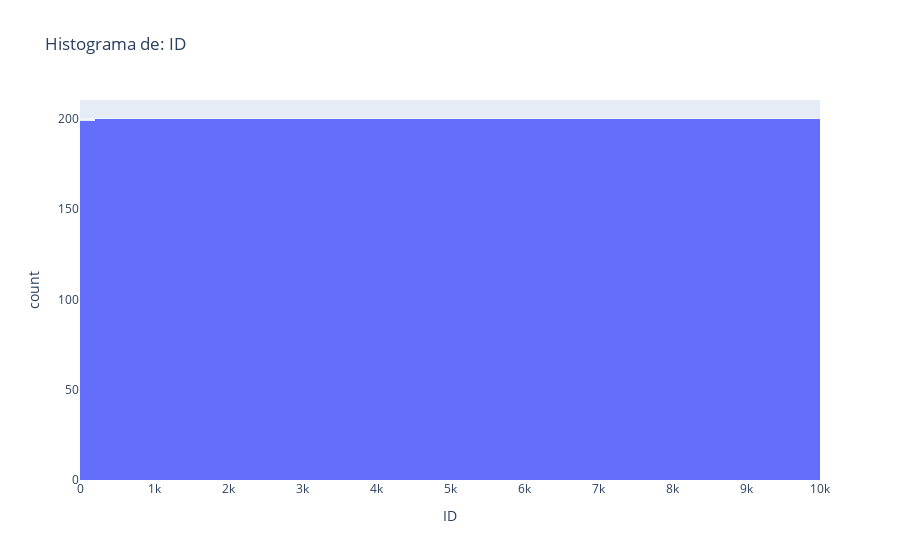
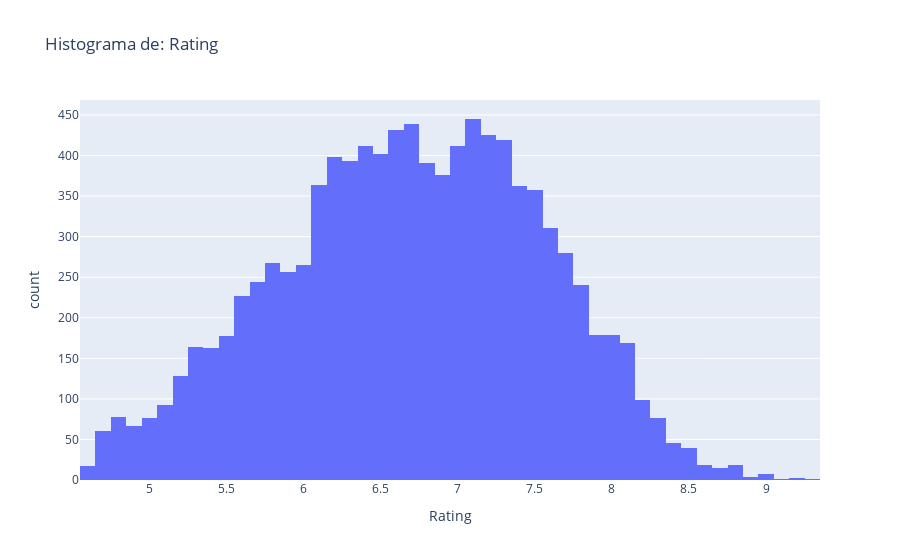
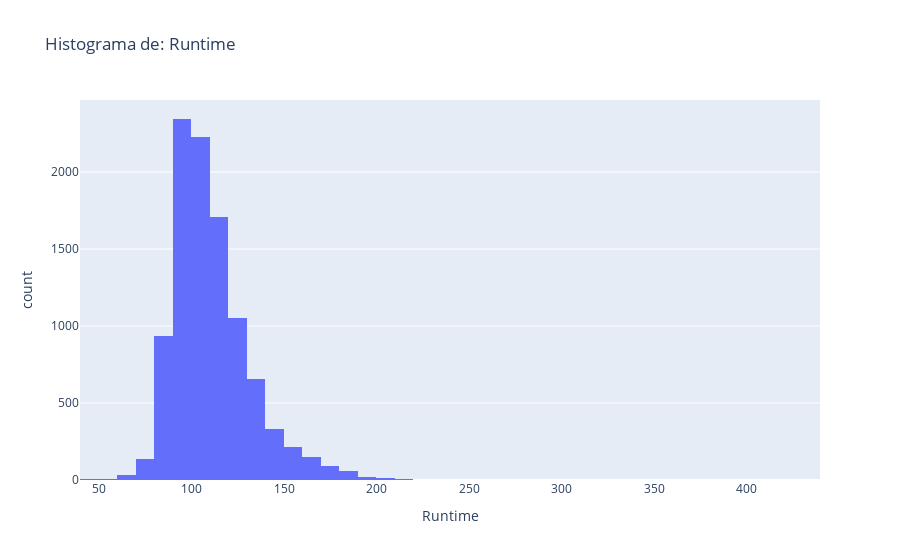
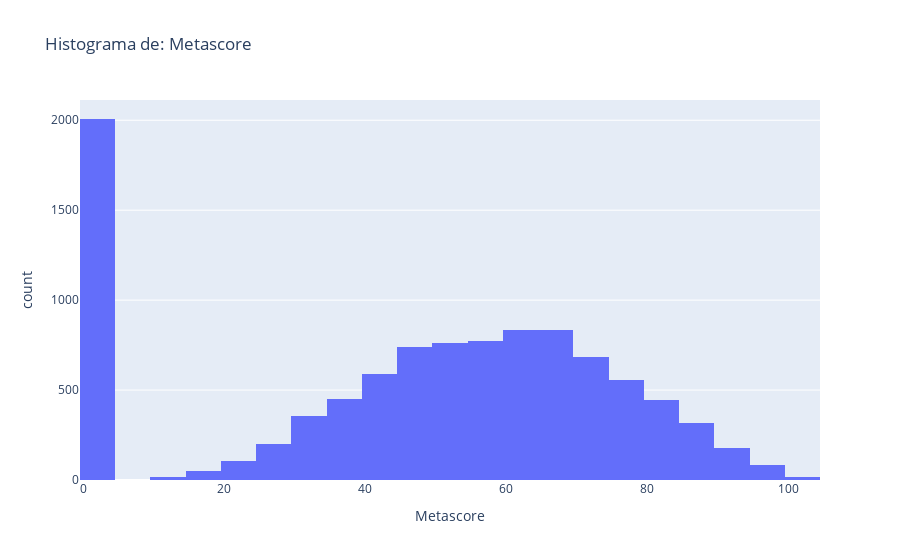

The cell these charts' notebook holds for them, in order:
### Code cell
# Select only numeric columns
numeric_columns = nuevo_dataset.select_dtypes(include='number').columns

# Create histograms for each numeric column
for column in numeric_columns:
    fig = px.histogram(nuevo_dataset, x=column, title=f'Histograma de: {column}', nbins=50)
    fig.show()

### Figure 1 — Plotly figure (JSON) as saved in the notebook; plotly's stock layout.template omitted (floating-point values rounded to 4 significant figures; data arrays with more than 128 entries replaced by an {"elided": "..."} marker saying what was removed)
{"data": [{"alignmentgroup": "True", "bingroup": "x", "hovertemplate": "ID=%{x}<br>count=%{y}<extra></extra>", "legendgroup": "", "marker": {"color": "#636efa", "pattern": {"shape": ""}}, "name": "", "nbinsx": 50, "offsetgroup": "", "orientation": "v", "showlegend": false, "type": "histogram", "x": {"elided": "9999 int values"}, "xaxis": "x", "yaxis": "y"}], "layout": {"barmode": "relative", "legend": {"tracegroupgap": 0}, "title": {"text": "Histograma de: ID"}, "xaxis": {"anchor": "y", "domain": [0, 1], "title": {"text": "ID"}}, "yaxis": {"anchor": "x", "domain": [0, 1], "title": {"text": "count"}}}}

### Figure 2 — Plotly figure (JSON) as saved in the notebook; plotly's stock layout.template omitted (floating-point values rounded to 4 significant figures; data arrays with more than 128 entries replaced by an {"elided": "..."} marker saying what was removed)
{"data": [{"alignmentgroup": "True", "bingroup": "x", "hovertemplate": "Rating=%{x}<br>count=%{y}<extra></extra>", "legendgroup": "", "marker": {"color": "#636efa", "pattern": {"shape": ""}}, "name": "", "nbinsx": 50, "offsetgroup": "", "orientation": "v", "showlegend": false, "type": "histogram", "x": {"elided": "9999 float values"}, "xaxis": "x", "yaxis": "y"}], "layout": {"barmode": "relative", "legend": {"tracegroupgap": 0}, "title": {"text": "Histograma de: Rating"}, "xaxis": {"anchor": "y", "domain": [0, 1], "title": {"text": "Rating"}}, "yaxis": {"anchor": "x", "domain": [0, 1], "title": {"text": "count"}}}}

### Figure 3 — Plotly figure (JSON) as saved in the notebook; plotly's stock layout.template omitted (floating-point values rounded to 4 significant figures; data arrays with more than 128 entries replaced by an {"elided": "..."} marker saying what was removed)
{"data": [{"alignmentgroup": "True", "bingroup": "x", "hovertemplate": "Runtime=%{x}<br>count=%{y}<extra></extra>", "legendgroup": "", "marker": {"color": "#636efa", "pattern": {"shape": ""}}, "name": "", "nbinsx": 50, "offsetgroup": "", "orientation": "v", "showlegend": false, "type": "histogram", "x": {"elided": "9999 int values"}, "xaxis": "x", "yaxis": "y"}], "layout": {"barmode": "relative", "legend": {"tracegroupgap": 0}, "title": {"text": "Histograma de: Runtime"}, "xaxis": {"anchor": "y", "domain": [0, 1], "title": {"text": "Runtime"}}, "yaxis": {"anchor": "x", "domain": [0, 1], "title": {"text": "count"}}}}

### Figure 4 — Plotly figure (JSON) as saved in the notebook; plotly's stock layout.template omitted (floating-point values rounded to 4 significant figures; data arrays with more than 128 entries replaced by an {"elided": "..."} marker saying what was removed)
{"data": [{"alignmentgroup": "True", "bingroup": "x", "hovertemplate": "Metascore=%{x}<br>count=%{y}<extra></extra>", "legendgroup": "", "marker": {"color": "#636efa", "pattern": {"shape": ""}}, "name": "", "nbinsx": 50, "offsetgroup": "", "orientation": "v", "showlegend": false, "type": "histogram", "x": {"elided": "9999 int values"}, "xaxis": "x", "yaxis": "y"}], "layout": {"barmode": "relative", "legend": {"tracegroupgap": 0}, "title": {"text": "Histograma de: Metascore"}, "xaxis": {"anchor": "y", "domain": [0, 1], "title": {"text": "Metascore"}}, "yaxis": {"anchor": "x", "domain": [0, 1], "title": {"text": "count"}}}}
